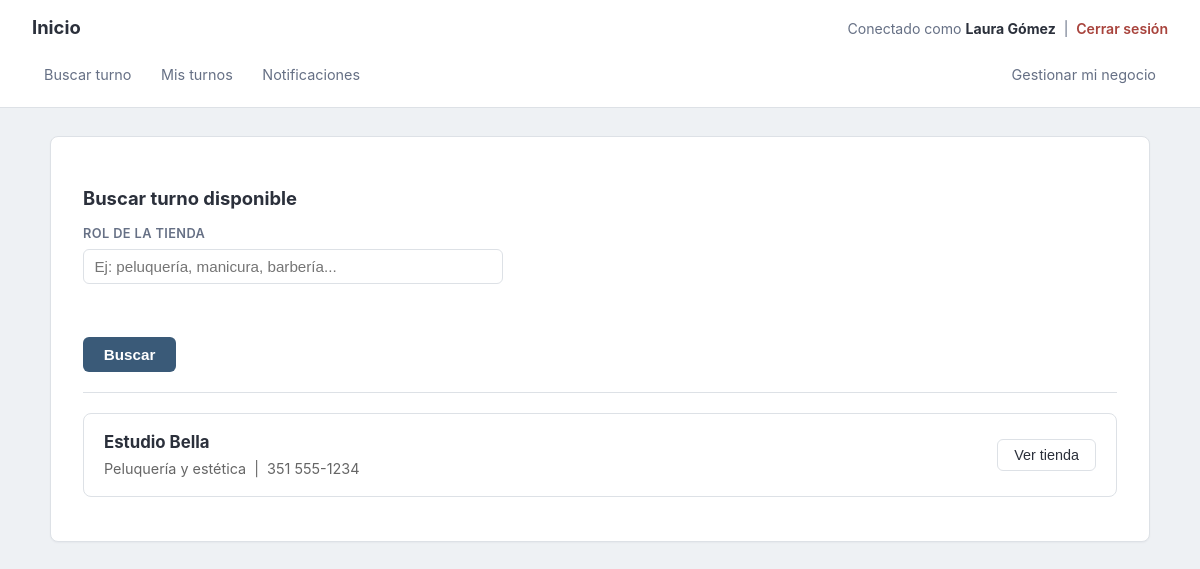
Page /turnos_disponibles/index.php (signed in) on the committed database.
### tables this page shows
CREATE TABLE negocio_config (id INT AUTO_INCREMENT PRIMARY KEY, nombre_local VARCHAR(150) NOT NULL, rubro VARCHAR(100) NOT NULL, contacto VARCHAR(100) DEFAULT NULL, apertura TIME NOT NULL, cierre TIME NOT NULL, cancelacion_hs INT NOT NULL DEFAULT 2);

### turnos_disponibles/index.php (the view, shortened to what this page needs)
<?php
require("../auth_check.php");
$buscar = isset($_GET['buscar']) ? trim($_GET['buscar']) : '';
$like   = '%' . $buscar . '%';
$sql = "SELECT DISTINCT n.id AS negocio_id, n.nombre_local, n.rubro, n.contacto
        FROM especialista_servicios esv
        JOIN especialistas es ON es.id = esv.especialista_id AND es.estado = 'activo'
        JOIN servicios sv ON sv.id = esv.servicio_id AND sv.estado = 'activo'
        JOIN negocio_config n ON n.id = es.negocio_id
        WHERE n.rubro LIKE ?
        ORDER BY n.nombre_local";
$stmt = $conexion->prepare($sql);
$stmt->bind_param("s", $like);
$stmt->execute();
$negocios = $stmt->get_result()->fetch_all(MYSQLI_ASSOC);
?>
<!doctype html>
<html>
<head>
<link rel="stylesheet" href="../estilos.css">
</head>
<body>
<?php require("../menu_usuario.php"); ?>
<main class="container">
<h2>Buscar turno disponible</h2>
<form action="./" method="get">
<h3>Rol de la tienda</h3>
<input type="text" name="buscar" value="<?php echo htmlspecialchars($buscar); ?>" placeholder="Ej: peluquería, manicura, barbería..."><br>
<br>
<input type="submit" value="Buscar">
</form>
<hr>
<?php foreach ($negocios as $n) { ?>
<div style="border:1px solid #dde1e6;border-radius:8px;padding:1rem 1.25rem;margin-bottom:1rem;display:flex;align-items:center;justify-content:space-between;gap:1rem;flex-wrap:wrap;">
	<div>
		<h3 style="margin:0;text-transform:none;font-size:1.05rem;color:#2b303b;letter-spacing:0;">
			<?php echo htmlspecialchars($n['nombre_local']); ?>
		</h3>
		<p style="margin:.2rem 0 0;color:#666;font-size:.9rem;">
			<?php echo htmlspecialchars($n['rubro']); ?>
			<?php if (!empty($n['contacto'])) { ?> &nbsp;|&nbsp; <?php echo htmlspecialchars($n['contacto']); ?><?php } ?>
		</p>
	</div>
	<button type="button" onclick="location.href='tienda.php?id=<?php echo $n['negocio_id']; ?>'">Ver tienda</button>
</div>
<?php } ?>
</main>
</body>
</html>

### estilos.css (style rules this page uses)
:root { --bg: #eef1f4; --surface: #ffffff; --text: #2b303b; --text-muted: #667085; --border: #dde1e6; --primary: #3a5a78; --primary-dark: #2c4a63; --danger: #a8433c; --radius: 6px; }
* { box-sizing: border-box; }
html, body { margin: 0; padding: 0; min-height: 100%; }
body { background: var(--bg); color: var(--text); font-family: -apple-system, BlinkMacSystemFont, "Segoe UI", Roboto, Helvetica, Arial, sans-serif; font-size: 15px; line-height: 1.5; }
h2 { font-size: 1.15rem; font-weight: 700; margin: 1.25rem 0 .75rem; }
p { margin: .5rem 0 1rem; }
hr { border: none; border-top: 1px solid var(--border); margin: 1.25rem 0; }
main.container { max-width: 1100px; margin: 1.75rem auto; background: var(--surface); border: 1px solid var(--border); border-radius: 8px; padding: 1.75rem 2rem; box-shadow: 0 1px 2px rgba(16, 24, 40, .04); }
main.container::after { content: ""; display: table; clear: both; }
form h3 { font-size: .8rem; text-transform: uppercase; letter-spacing: .03em; color: var(--text-muted); font-weight: 600; margin: 1.1rem 0 .35rem; }
form h3:first-of-type { margin-top: 0; }
input[type="text"], input[type="email"], input[type="password"], input[type="date"], input[type="time"], input[type="number"] { display: block; width: 100%; max-width: 420px; padding: .5rem .65rem; border: 1px solid var(--border); border-radius: var(--radius); font-size: .95rem; color: var(--text); background: #fff; }
input[name="buscar"] { padding: .5rem .65rem; border: 1px solid var(--border); border-radius: var(--radius); font-size: .95rem; background: #fff; }
input[type="submit"] { background: var(--primary); color: #fff; border: none; padding: .55rem 1.3rem; border-radius: var(--radius); font-size: .95rem; font-weight: 600; cursor: pointer; margin-top: .5rem; }
button { background: #fff; color: var(--text); border: 1px solid var(--border); padding: .45rem 1rem; border-radius: var(--radius); font-size: .9rem; cursor: pointer; }

### rows in the picture
negocio_config: nombre_local "Estudio Bella", rubro "Peluquería y estética", contacto "351 555-1234"

### other values in the picture
$_SESSION['usuario_nombre'] "Laura Gómez"
